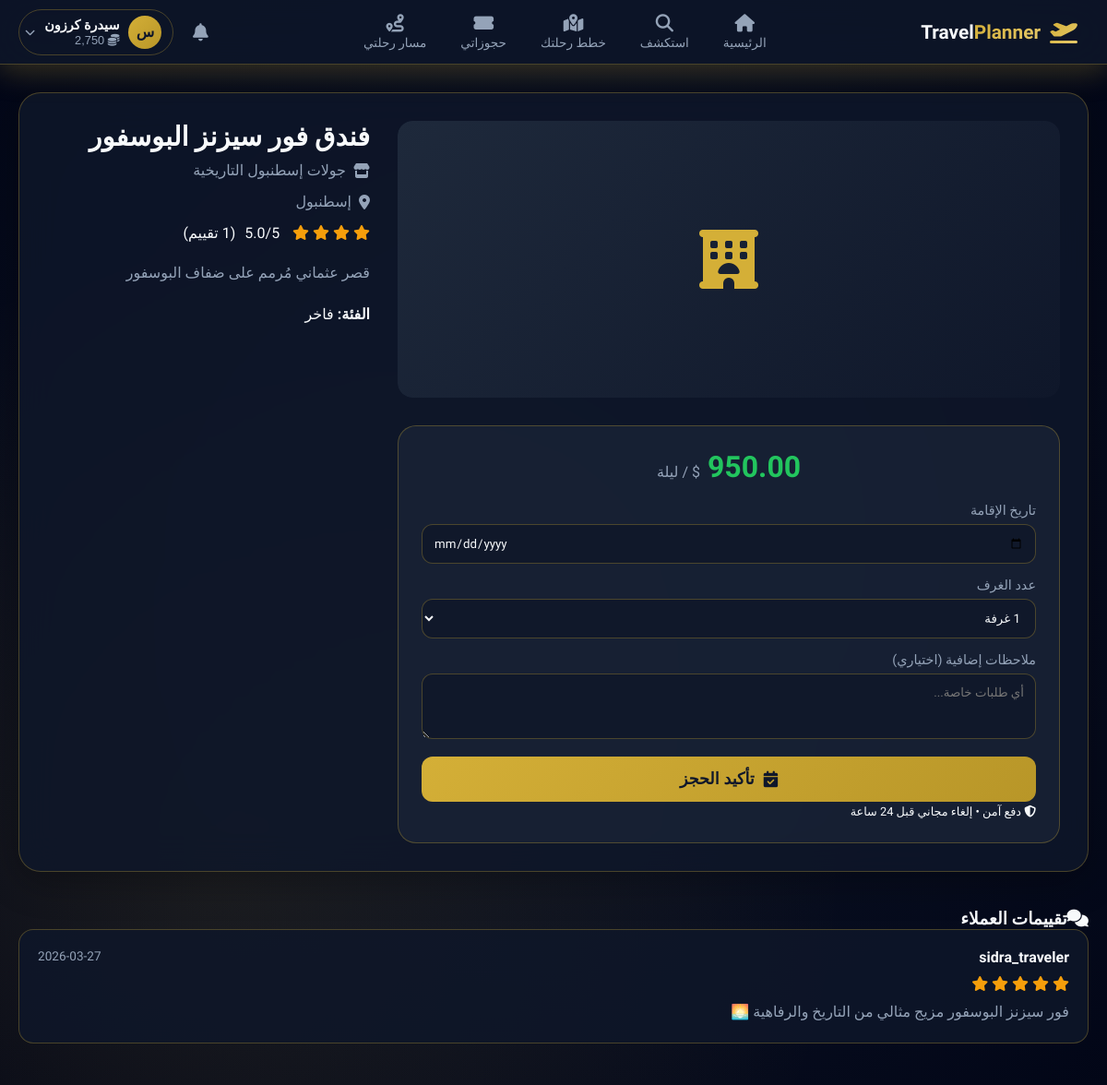
Page /service_details.php?id=4&type=hotel (signed in) on the committed database.
### tables this page shows
CREATE TABLE `travelers` (
  `id` int(11) NOT NULL,
  `user_id` int(11) DEFAULT NULL,
  `full_name` varchar(100) DEFAULT NULL,
  `phone` varchar(20) DEFAULT NULL,
  `loyalty_points` int(11) DEFAULT 0
);

CREATE TABLE `hotels` (
  `id` int(11) NOT NULL,
  `provider_id` int(11) DEFAULT NULL,
  `name` varchar(100) DEFAULT NULL,
  `city` varchar(50) DEFAULT NULL,
  `category` enum('economic','medium','luxury') DEFAULT NULL,
  `price_per_night` decimal(10,2) DEFAULT NULL,
  `rating` decimal(2,1) DEFAULT 0.0,
  `description` text DEFAULT NULL,
  `image_url` varchar(255) DEFAULT NULL,
  `created_at` timestamp NOT NULL DEFAULT current_timestamp(),
  `updated_at` timestamp NOT NULL DEFAULT current_timestamp() ON UPDATE current_timestamp()
);

CREATE TABLE `providers` (
  `id` int(11) NOT NULL,
  `user_id` int(11) DEFAULT NULL,
  `business_name` varchar(100) DEFAULT NULL,
  `business_type` enum('hotel','restaurant','activity') NOT NULL,
  `is_verified` tinyint(1) DEFAULT 0
);

CREATE TABLE `reviews` (
  `id` int(11) NOT NULL,
  `user_id` int(11) DEFAULT NULL,
  `service_id` int(11) DEFAULT NULL,
  `service_type` enum('hotel','restaurant','activity') DEFAULT NULL,
  `rating` int(11) DEFAULT NULL CHECK (`rating` between 1 and 5),
  `comment` text DEFAULT NULL,
  `created_at` timestamp NOT NULL DEFAULT current_timestamp()
);

CREATE TABLE `users` (
  `id` int(11) NOT NULL,
  `username` varchar(50) NOT NULL,
  `email` varchar(100) NOT NULL,
  `phone` varchar(20) DEFAULT NULL,
  `password` varchar(255) NOT NULL,
  `role` enum('admin','provider','traveler') NOT NULL,
  `status` enum('active','blocked') DEFAULT 'active',
  `created_at` timestamp NOT NULL DEFAULT current_timestamp()
);

### service_details.php (the view, shortened to what this page needs)
<?php
include '../config/db.php';
$service_id = $_GET['id'] ?? 0;
$service_type = $_GET['type'] ?? '';
$service = null;
if ($service_id && $service_type) {
    $table = ['hotel' => 'hotels', 'restaurant' => 'restaurants', 'activity' => 'activities'][$service_type] ?? '';
    if ($table) {
        $service = mysqli_fetch_assoc(mysqli_query(
            $conn,
            "SELECT s.*, p.business_name as provider_name, p.user_id as provider_user_id
             FROM $table s JOIN providers p ON s.provider_id = p.id
             WHERE s.id = $service_id"
        ));
    }
}
$reviews = mysqli_query(
    $conn,
    "SELECT r.*, u.username FROM reviews r JOIN users u ON r.user_id = u.id
     WHERE r.service_id = $service_id AND r.service_type = '$service_type' ORDER BY r.created_at DESC LIMIT 5"
);
$review_stats = mysqli_fetch_assoc(mysqli_query(
    $conn,
    "SELECT COUNT(*) as total, AVG(rating) as avg FROM reviews
     WHERE service_id = $service_id AND service_type = '$service_type'"
));
function buildImagePath($image_url)
{
    $browser_path = '../' . htmlspecialchars($image_url);
    $server_path = __DIR__ . '/../' . $image_url;
    return [
        'browser' => $browser_path,
        'server' => $server_path,
        'exists' => file_exists($server_path)
    ];
}
?>
<!DOCTYPE html>
<html lang="ar" dir="rtl">
<head>
    <link rel="stylesheet" href="https://cdnjs.cloudflare.com/ajax/libs/font-awesome/6.4.0/css/all.min.css">
    <link href="https://unpkg.com/aos@2.3.1/dist/aos.css" rel="stylesheet">
</head>
<body>
    <div class="bg-animation"></div>
    <?php include 'navbar.php'; ?>
    <main class="main-content">
        <?php if (!$service): ?>
            <div class="alert alert-danger">❌ الخدمة غير موجودة</div>
            <a href="search.php" class="btn-filter btn-outline">← العودة للبحث</a>
        <?php else: ?>
            <div class="service-header" data-aos="fade-up">
                <div>
                    <div class="service-gallery">
                        <?php
                        $img = buildImagePath($service['image_url']);
                        $icon = ['hotel' => 'hotel', 'restaurant' => 'utensils', 'activity' => 'umbrella-beach'][$service_type] ?? 'store';
                        ?>
                        <?php if ($img['exists'] && !empty($img['browser'])): ?>
                            <img src="<?php echo $img['browser']; ?>"
                                alt="<?php echo htmlspecialchars($service['name']); ?>"
                                onerror="this.parentElement.innerHTML='<div class=\'service-gallery-placeholder\'><i class=\'fas fa-<?php echo $icon; ?>\'></i></div>'">
                        <?php else: ?>
                            <div class="service-gallery-placeholder">
                                <i class="fas fa-<?php echo $icon; ?>"></i>
                            </div>
                        <?php endif; ?>
                    </div>
                </div>
                <div class="service-info">
                    <h1><?php echo htmlspecialchars($service['name']); ?></h1>
                    <p class="service-provider"><i class="fas fa-store"></i> <?php echo htmlspecialchars($service['provider_name']); ?></p>
                    <p class="service-location"><i class="fas fa-map-marker-alt"></i> <?php echo htmlspecialchars($service['city']); ?></p>
                    <div class="service-rating">
                        <div class="stars">
                            <?php for ($i = 1; $i <= 5; $i++): ?>
                                <i class="fas fa-star<?php echo $i <= ($service['rating'] ?? 0) ? '' : '-o'; ?>"></i>
                            <?php endfor; ?>
                        </div>
                        <span><?php echo number_format($review_stats['avg'] ?? $service['rating'] ?? 0, 1); ?>/5</span>
                        <span class="text-secondary">(<?php echo $review_stats['total'] ?? 0; ?> تقييم)</span>
                    </div>
                    <p class="service-description"><?php echo nl2br(htmlspecialchars($service['description'] ?? 'لا يوجد وصف متاح')); ?></p>
                    <?php if ($service_type === 'hotel' && isset($service['category'])): ?>
                        <p><strong>الفئة:</strong> <?php echo ['economic' => 'اقتصادي', 'medium' => 'متوسط', 'luxury' => 'فاخر'][$service['category']] ?? $service['category']; ?></p>
                    <?php elseif ($service_type === 'restaurant' && isset($service['cuisine_type'])): ?>
                        <p><strong>نوع المطبخ:</strong> <?php echo htmlspecialchars($service['cuisine_type']); ?></p>
                    <?php elseif ($service_type === 'activity' && isset($service['duration_hours'])): ?>
                        <p><strong>المدة:</strong> <?php echo $service['duration_hours']; ?> ساعة</p>
                    <?php endif; ?>
                </div>
                <div class="booking-card" id="book">
                    <div class="booking-price">
                        <span>$ / <?php echo $service_type === 'hotel' ? 'ليلة' : ($service_type === 'restaurant' ? 'وجبة' : 'شخص'); ?></span>
                    </div>
                    <form method="POST" class="booking-form">
                        <div class="form-group">
                            <label>تاريخ <?php echo $service_type === 'hotel' ? 'الإقامة' : 'الزيارة'; ?></label>
                            <input type="date" name="booking_date" required min="<?php echo date('Y-m-d'); ?>">
                        </div>
                        <div class="form-group">
                            <label><?php echo $service_type === 'hotel' ? 'عدد الغرف' : 'عدد الأشخاص'; ?></label>
                            <select name="guests">
                                <?php for ($i = 1; $i <= 10; $i++): ?>
                                    <option value="<?php echo $i; ?>"><?php echo $i; ?> <?php echo $service_type === 'hotel' ? 'غرفة' : 'شخص'; ?></option>
                                <?php endfor; ?>
                            </select>
                        </div>
                        <div class="form-group">
                            <label>ملاحظات إضافية (اختياري)</label>
                            <textarea name="notes" rows="3" placeholder="أي طلبات خاصة..."></textarea>
                        </div>
                        <button type="submit" name="book_now" class="btn-book">
                            <i class="fas fa-calendar-check"></i> تأكيد الحجز
                        </button>
                        <small class="text-secondary d-block text-center mt-2" style="font-size:0.8rem;">
                            <i class="fas fa-shield-alt"></i> دفع آمن • إلغاء مجاني قبل 24 ساعة
                        </small>
                    </form>
                </div>
            </div>
            <div class="reviews-section">
                <h3 class="section-title mb-4"><i class="fas fa-comments me-2"></i>تقييمات العملاء</h3>
                <?php if (mysqli_num_rows($reviews) > 0): ?>
                    <?php while ($rev = mysqli_fetch_assoc($reviews)): ?>
                        <div class="review-card" data-aos="fade-up">
                            <div class="review-header">
                                <span class="reviewer-name"><?php echo htmlspecialchars($rev['username']); ?></span>
                                <span class="review-date"><?php echo date('Y-m-d', strtotime($rev['created_at'])); ?></span>
                            </div>
                            <div class="review-stars">
                                <?php for ($i = 1; $i <= 5; $i++): ?>
                                    <i class="fas fa-star<?php echo $i <= $rev['rating'] ? '' : '-o'; ?>"></i>
                                <?php endfor; ?>
                            </div>
                            <p class="review-comment"><?php echo nl2br(htmlspecialchars($rev['comment'])); ?></p>
                        </div>
                    <?php endwhile; ?>
                <?php else: ?>
                    <p class="text-secondary">لا توجد تقييمات بعد. كن أول من يقيم!</p>
                <?php endif; ?>
            </div>
        <?php endif; ?>
    </main>
</body>
</html>

### navbar.php (shortened to what this page needs)
<?php
$current_page = basename($_SERVER['PHP_SELF']);
$traveler = null;
if (isset($_SESSION['user_id']) && isset($conn)) {
    $uid = $_SESSION['user_id'];
    $traveler = mysqli_fetch_assoc(mysqli_query(
        $conn,
        "SELECT t.*, u.username, u.email
         FROM travelers t
         JOIN users u ON t.user_id = u.id
         WHERE t.user_id = $uid"
    ));
}
?>
<nav class="luxury-navbar">
    <div class="navbar-container">
        <div class="navbar-brand">
            <a href="index.php" class="brand-link">
                <i class="fas fa-plane-departure brand-icon"></i>
                <span class="brand-text">
                    Travel<span class="brand-highlight">Planner</span>
                </span>
            </a>
        </div>
        <div class="navbar-links" id="navbarLinks">
            <a href="index.php" class="nav-link <?php echo $current_page === 'index.php' ? 'active' : ''; ?>">
                <i class="fas fa-home"></i>
                <span>الرئيسية</span>
            </a>
            <a href="search.php" class="nav-link <?php echo $current_page === 'search.php' ? 'active' : ''; ?>">
                <i class="fas fa-search"></i>
                <span>استكشف</span>
            </a>
            <a href="plan_trip.php" class="nav-link <?php echo $current_page === 'plan_trip.php' ? 'active' : ''; ?>">
                <i class="fas fa-map-marked-alt"></i>
                <span>خطط رحلتك</span>
            </a>
            <a href="my_bookings.php" class="nav-link <?php echo $current_page === 'my_bookings.php' ? 'active' : ''; ?>">
                <i class="fas fa-ticket-alt"></i>
                <span>حجوزاتي</span>
            </a>
            <a href="my_itinerary.php" class="nav-link <?php echo $current_page === 'my_itinerary.php' ? 'active' : ''; ?>">
                <i class="fas fa-route"></i>
                <span>مسار رحلتي</span>
            </a>
        </div>
        <div class="navbar-actions">
            <div class="nav-dropdown notification-dropdown">
                <button class="nav-icon-btn" id="notificationBtn" aria-label="الإشعارات">
                    <i class="fas fa-bell"></i>
                </button>
            </div>
            <div class="nav-dropdown user-dropdown">
                <button class="user-btn" id="userBtn">
                    <div class="user-avatar">
                        <?php echo mb_substr($traveler['full_name'] ?? 'م', 0, 1); ?>
                    </div>
                    <div class="user-info d-none d-lg-block">
                        <span class="user-name"><?php echo htmlspecialchars($traveler['full_name'] ?? 'مسافر'); ?></span>
                        <span class="user-points">
                            <i class="fas fa-coins text-warning"></i>
                            <?php echo number_format($traveler['loyalty_points'] ?? 0); ?>
                        </span>
                    </div>
                    <i class="fas fa-chevron-down toggle-icon"></i>
                </button>
            </div>
        </div>
    </div>
</nav>

### service_details.php (style rules this page uses)
:root { --gold-primary: #d4af37; --gold-light: #e6c96a; --gold-dark: #b89628; --blue-dark: #0f172a; --blue-darker: #020617; --blue-light: #1e293b; --text-primary: #f8fafc; --text-secondary: #94a3b8; --success: #22c55e; --glass-bg: rgba(15, 23, 42, 0.85); --glass-border: rgba(212, 175, 55, 0.3); --card-shadow: 0 10px 40px rgba(0, 0, 0, 0.3); --transition: all 0.3s ease; }
* { margin: 0; padding: 0; box-sizing: border-box; }
body { font-family: 'Tajawal', sans-serif; background: var(--blue-darker); color: var(--text-primary); min-height: 100vh; }
.bg-animation { position: fixed; top: 0; left: 0; width: 100%; height: 100%; z-index: -1; background: radial-gradient(ellipse at 20% 80%, rgba(212, 175, 55, 0.1) 0%, transparent 50%), radial-gradient(ellipse at 50% 50%, rgba(15, 23, 42, 0.95) 0%, var(--blue-darker) 100%); }
.main-content { margin-top: 70px; padding: 30px 20px; max-width: 1200px; margin: 70px auto 0; }
.service-header { background: var(--glass-bg); backdrop-filter: blur(20px); border: 1px solid var(--glass-border); border-radius: 24px; padding: 30px; margin-bottom: 30px; display: grid; grid-template-columns: 1fr 350px; gap: 30px; box-shadow: var(--card-shadow); }
.service-gallery { position: relative; border-radius: 16px; overflow: hidden; min-height: 300px; }
.service-gallery-placeholder { width: 100%; height: 300px; background: linear-gradient(135deg, #1e293b, #0f172a); display: flex; align-items: center; justify-content: center; color: var(--gold-primary); font-size: 4rem; border-radius: 16px; }
.service-info h1 { font-size: 1.8rem; font-weight: 700; margin-bottom: 10px; }
.service-provider { color: var(--text-secondary); margin-bottom: 15px; display: flex; align-items: center; gap: 8px; }
.service-location { color: var(--text-secondary); margin-bottom: 15px; display: flex; align-items: center; gap: 8px; }
.service-rating { display: flex; align-items: center; gap: 10px; margin-bottom: 20px; }
.stars { color: #f59e0b; }
.service-description { color: var(--text-secondary); line-height: 1.8; margin-bottom: 20px; }
.booking-card { background: rgba(30, 41, 59, 0.6); border: 1px solid var(--glass-border); border-radius: 20px; padding: 25px; position: sticky; top: 90px; }
.booking-price { font-size: 2rem; font-weight: 700; color: var(--success); margin-bottom: 20px; text-align: center; }
.booking-price span { font-size: 1rem; font-weight: 400; color: var(--text-secondary); }
.booking-form .form-group { margin-bottom: 15px; }
.booking-form label { display: block; font-size: 0.9rem; color: var(--text-secondary); margin-bottom: 6px; }
.booking-form input, .booking-form select, .booking-form textarea { width: 100%; background: rgba(15, 23, 42, 0.8); border: 1px solid var(--glass-border); border-radius: 12px; padding: 12px; color: var(--text-primary); font-family: 'Tajawal', sans-serif; }
.btn-book { width: 100%; background: linear-gradient(135deg, var(--gold-primary), var(--gold-dark)); color: var(--blue-dark); border: none; padding: 14px; border-radius: 12px; font-weight: 700; font-size: 1.1rem; cursor: pointer; transition: var(--transition); margin-top: 10px; display: flex; align-items: center; justify-content: center; gap: 10px; }
.reviews-section { margin-top: 40px; }
.review-card { background: var(--glass-bg); border: 1px solid var(--glass-border); border-radius: 16px; padding: 20px; margin-bottom: 15px; }
.review-header { display: flex; justify-content: space-between; margin-bottom: 10px; }
.reviewer-name { font-weight: 600; }
.review-date { color: var(--text-secondary); font-size: 0.85rem; }
.review-stars { color: #f59e0b; margin-bottom: 8px; }
.review-comment { color: var(--text-secondary); line-height: 1.6; }

### rows in the picture
travelers: full_name "س", full_name "سيدرة كرزون", loyalty_points "2,750"
hotels: name "فندق فور سيزنز البوسفور", provider.business_name "جولات إسطنبول التاريخية", city "إسطنبول", description "قصر عثماني مُرمم على ضفاف البوسفور", category "فاخر"
reviews: user.username "sidra_traveler", created_at "2026-03-27", rating 5 (drawn), comment "فور سيزنز البوسفور مزيج مثالي من التاريخ والرفاهية 🌅"

### other values in the picture
$review_stats['avg'] "5.0"
$review_stats['total'] "1"
form field guests "1 غرفة"
